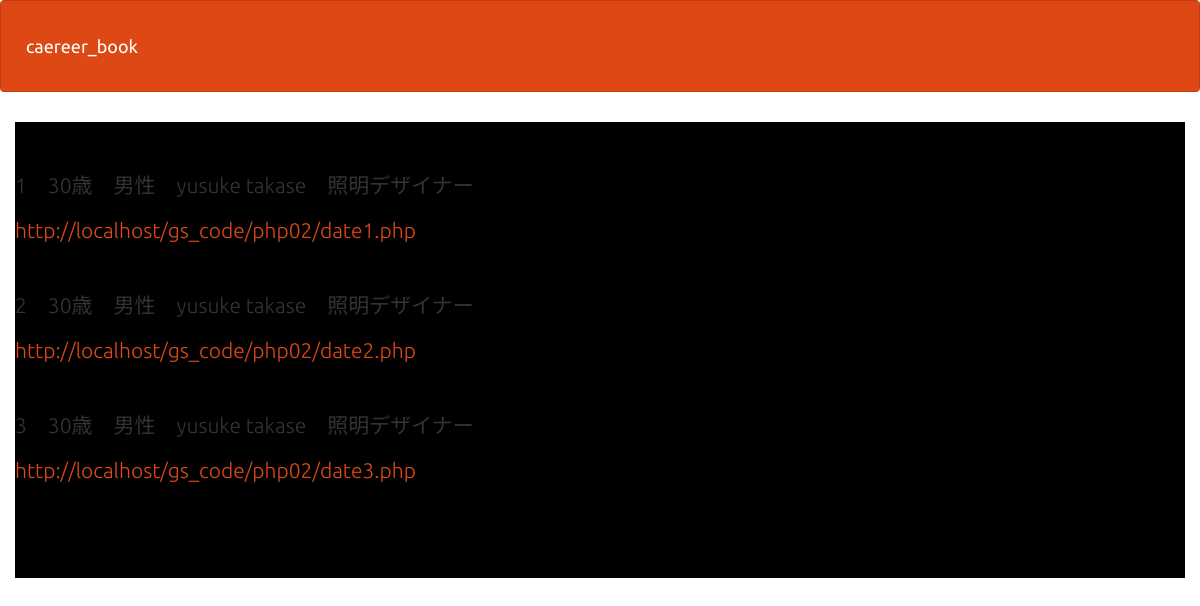
The page /select.php on the database its author committed.
### tables this page shows
CREATE TABLE `career_book` (
  `id` int(11) NOT NULL,
  `age` varchar(5) NOT NULL,
  `sex` varchar(5) NOT NULL,
  `name` varchar(50) NOT NULL,
  `job` varchar(100) NOT NULL,
  `career` text NOT NULL,
  `coment` text NOT NULL,
  `contact` text NOT NULL
);

### funcs.php (called while the page is built)
<?php
function h($str) {
    return htmlspecialchars($str, ENT_QUOTES);
    }
    ?>

### select.php (the view, shortened to what this page needs)
<?php
require_once('funcs.php');
  try {
    $pdo = new PDO('mysql:dbname=gs_db;charset=utf8;host=localhost', 'root', '');
} catch (PDOException $e) {
    exit('DBConnectError:' . $e->getMessage());
}
$stmt = $pdo->prepare("SELECT * FROM career_book ");
$status = $stmt->execute();
$view = "";
if ($status == false) {
    $error = $stmt->errorInfo();
    exit("ErrorQuery:" . $error[2]);
} else {
    while($result = $stmt->fetch(PDO::FETCH_ASSOC)) {
        $view .= "<p>";
        $view .=  h($result['id']) .'　'. h($result['age']) .'　'. h($result['sex']) .'　'. h($result['name']) .'　'. h($result['job']);
        $view .= "</p>";
        $view .= "<p>";
        $view .=  "<a href='" . h($result['contact']) . "'>" . h($result['contact']) . "</a><br><br>";
        $view .= "</p>";
    }
}
?>
<!DOCTYPE html>
<html lang="ja">
<head>
<link rel="stylesheet" href="css/range.css">
<link href="css/bootstrap.min.css" rel="stylesheet">
</head>
<body id="main">
<header>
  <nav class="navbar navbar-default">
    <div class="container-fluid">
      <div class="navbar-header">
      <a class="navbar-brand" href="index.php">caereer_book</a>
      </div>
    </div>
  </nav>
</header>
<div>
    <div class="container jumbotron"><?= $view ?></div>
</div>
</body>
</html>

### select.php (style rules this page uses)
div { padding: 10px;font-size:16px; }

### rows shown on the page
career_book: value "1 30歳 男性 yusuke takase 照明デザイナー", contact "http://localhost/gs_code/php02/date1.php"
career_book: value "2 30歳 男性 yusuke takase 照明デザイナー", contact "http://localhost/gs_code/php02/date2.php"
career_book: value "3 30歳 男性 yusuke takase 照明デザイナー", contact "http://localhost/gs_code/php02/date3.php"
